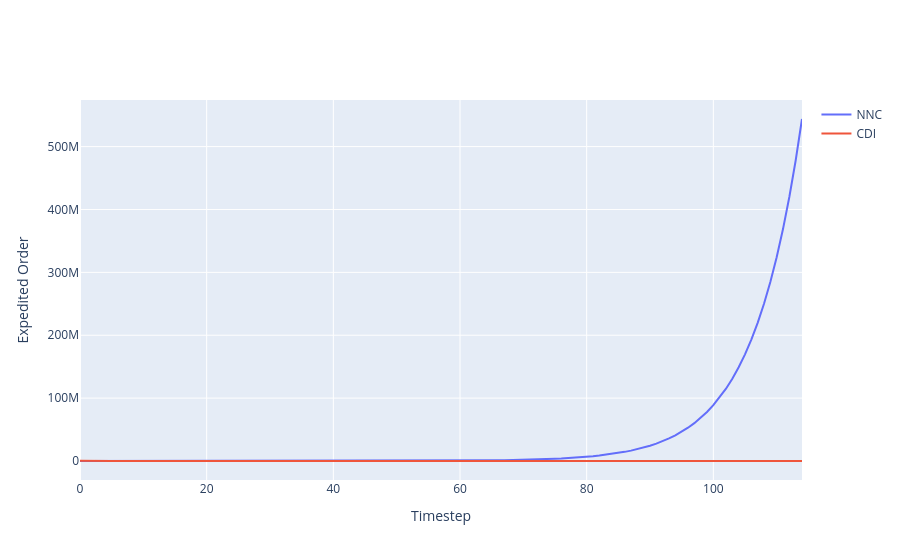

The cell this chart's notebook holds for it:
### Code cell
a = go.Scatter(y=[x.item() for x in nn_qe[1:]], name='NNC')
b = go.Scatter(y=cdi_qe, name='CDI')
fig = go.Figure([a,b])
fig.layout.xaxis.title = 'Timestep'
fig.layout.yaxis.title = 'Expedited Order'
fig
